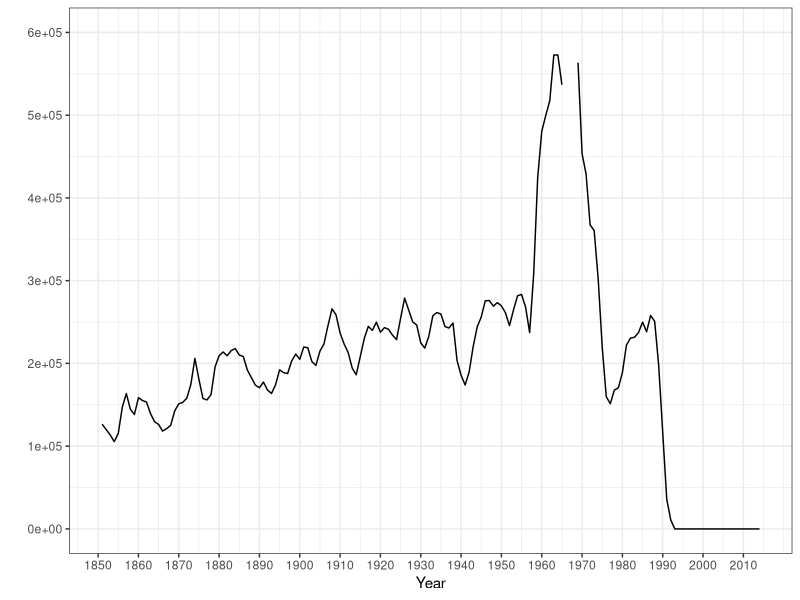
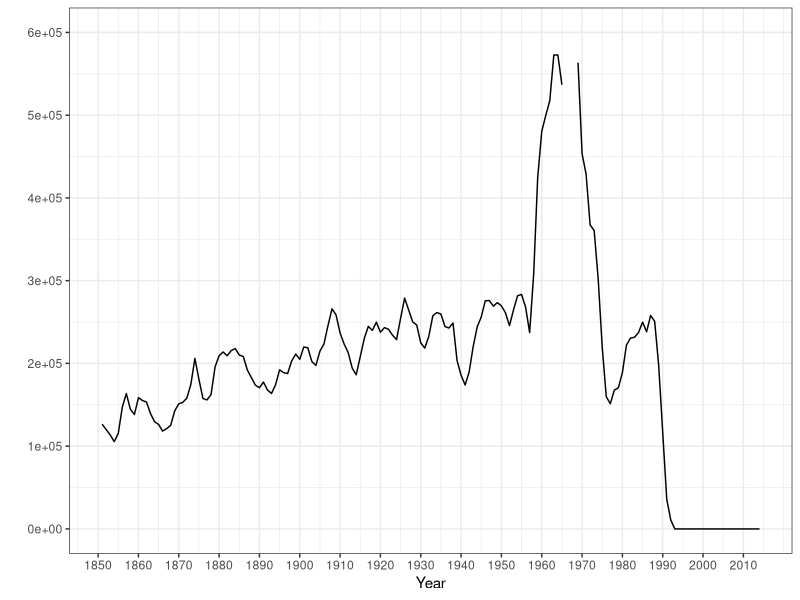

Generate these figures, in order, with R:
require(shape)
library(tidyverse)
library(lubridate)
library(openxlsx)
library(readxl)

fish_data <- read_excel("FishData.xlsx")

COL <- c("#7fc97f", "#beaed4", "#fdc086", "#ffff99", "#386cb0", "#f0027f", "#bf5b17", "#666666")
COLA <- c("#e0f3db", "#99d8c9","#66c2a4","#41ae76", "#238b45", "#005824", "#f0027f")
COLB <- c("#c6dbef", "#4eb3d3", "#2b8cbe", "#0868ac","#084081", "#9e9ac8","#f0027f")
COLC <- c("#fcfbfd", "#efedf5", "#dadaeb", "#bcbddc", "#9e9ac8", "#807dba", "#6a51a3", "#54278f", "#3f007d")
COLD <- c("#DA3030","#41ae76","#F7DE04", "#4eb3d3","#AE82FF","#386cb0","#F48318","#41ae76","#6a51a3", "#DA3030")

fish_data_2 <- fish_data %>%
  filter(Year >= 1950)


#Plotting the data 
Fish_plot <- ggplot(fish_data, aes(x = Year, y = Tonnes)) +
  geom_line() +
  #geom_line(aes(linetype = Country)) + #if we differentiate the lines without color
  labs(y = "", color = "") + 
  scale_y_continuous(breaks = seq(0, 600000, by = 100000), limits = c(0,600000)) +
  scale_x_continuous(breaks = seq(1850, 2010, by = 10)) +
  scale_color_brewer(palette = "Set1") +
  theme_bw() 
  #theme(panel.grid.minor = element_blank(),
        # legend.position = c(0.88, 0.83), 
        # legend.title = element_text(size = 15), 
        # axis.title.y = element_text(size = 17, vjust = 1),
        # legend.text = element_text(size = 14),
        # axis.text.x = element_text(size = 14, color = "black"),
        # axis.text.y = element_text(size = 14, color = "black"),  
        # axis.title.x = element_text(size = 17, vjust = -1)) 
        # 
Fish_plot


#print(wealth_share_plot)

#Save plot to PDF
ggsave(Fish_plot, filename = "Fish_plot.pdf", 
       path = "coordination_failures",
       width = 9, height = 7, units = "in")




# dev.off()
